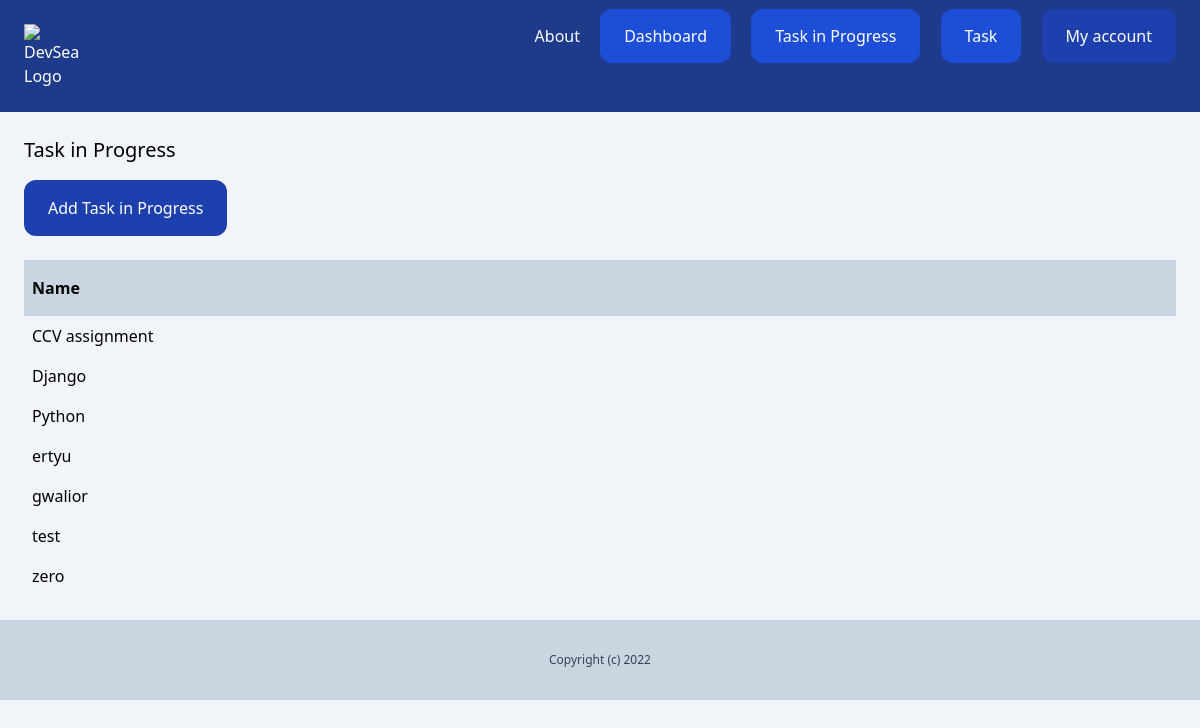
Page /dashboard/Task_in_progress/ (signed in) on the committed database.
### client/models.py (models this page shows, shortened)
class Client(models.Model):
    team = models.ForeignKey(
        Team, related_name='clients', on_delete=models.CASCADE)
    name = models.CharField(max_length=255)
    email = models.EmailField()
    description = models.TextField(blank=True, null=True)
    created_by = models.ForeignKey(
        User, related_name='clients', on_delete=models.CASCADE)
    created_at = models.DateTimeField(auto_now_add=True)
    modified_at = models.DateTimeField(auto_now=True)
    class Meta:
        ordering = ('name',)

### client/views.py (the view)
# urls.py: path('', views.client_list, name='list'),
@login_required
def client_list(request):
    clients = Client.objects.filter(created_by=request.user)
    return render(request, 'client/client_list.html', {
        'clients': clients
    })

### client/templates/client/client_list.html
{% extends 'core/base.html' %} {% block title %} Task in Progress {% endblock %}
{% block content %}
<div class="py-6 px-6">
  <h1 class="mb-4 text-xl">Task in Progress</h1>
  <a
    href="{% url 'clients:add'  %}"
    class="inline-block py-4 px-6 bg-blue-800 rounded-xl text-white"
    >Add Task in Progress
  </a>
  <div class="mt-6 flex justify-between">
    <div class="py-4 px-2 bg-slate-300 font-semibold w-full">Name</div>
  </div>
  {% for client in clients %}
  <div class="flex justify-between">
    <p class="py-2 px-2 w-full">
      <a href="{% url 'clients:detail' client.id %}"> {{ client.name }} </a>
    </p>
  </div>
  {% empty %}
  <p class="pt-5 px-2">There are no Task in Progress exist</p>
  {% endfor %}
</div>
{% endblock %}

### rows in the picture
Client: name "CCV assignment"
Client: name "Django"
Client: name "Python"
Client: name "ertyu"
Client: name "gwalior"
Client: name "test"
Client: name "zero"
